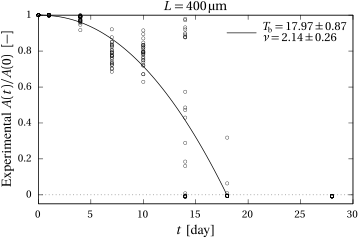

Source code (gnuplot):
# set term x11

# set term pdfcairo enhanced size 3.76in,2.5in
# set output "pore-area-vs-t-L400.pdf"
# set xlabel '{/Times-Italic t} [day]'
# set ylabel 'Pore area/initial pore area [-]'
# set title '{/Times-Italic L} = 400 {/Symbol m}m'

# set term png enhanced
# set output "pore-area-vs-t-L400.png"

set term cairolatex pdf standalone color size 3.6,2.4 transparent font "default, 10" rounded header '\usepackage{amsmath}\usepackage{amssymb}\usepackage[utopia,greekuppercase=italicized]{mathdesign}\usepackage{newtxtext}\edef\partial{\mathchar\number\partial\noexpand\!}\usepackage[T1]{fontenc}\usepackage[expproduct=tighttimes]{siunitx}'

set output "pore-area-vs-t-L400.tex"
set format '\footnotesize $%g$' # latex command may offset the ylabel. Use offset in set ylabel and adjust margins

set border lw 1.5

set title '$L=400\,\um$' offset 0,-0.8
set xlabel '$t$ [day]'
set ylabel 'Experimental $A(t)/A(0)\ \ [-]$' offset 2,0

set size ratio 0.6
set margins at screen 0.105, at screen 0.98, at screen 0.15, at screen 0.94
set key at graph 0.58, 0.95 left reverse Left spacing 1.5

set xrange [0:30]
set yrange [-0.05:1]


set dummy t

B(t) = 1-(t/tb)**nu
fit B(t) 'pore-coverage-L400.dat' using 1:(1-0.01*$2) every :::0::5 via tb,nu

N = 1000

set samples N

plot 'pore-coverage-L400.dat' using 1:(1-0.01*$2) with points title '' lc rgb 'black' pt 6 pi 1 ps 0.4,\
	 [0:tb] B(t) with lines title sprintf('\small $T_\text{b} = %.2f \pm %.2f$' . "\n" . '\small $\nu = %.2f \pm %.2f$', tb, tb_err, nu, nu_err) lc rgb 'black' lw 2,\
0 with lines title '' lc 0 dt 3	 

unset output
